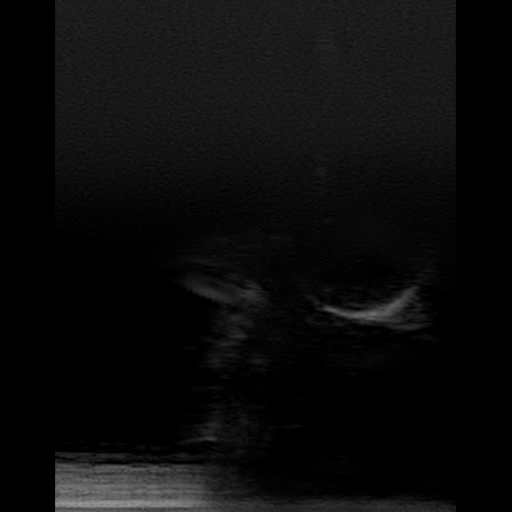
#> input picture Guidewire_segmentation/guide_wire_0019_ultrasound.png, 512 x 512 px, given as the content of the folder :/Users/Mimi/Documents/aigt/DeepLearnLive/Datasets/Unet data, which was not available
$ python getCSV.py
#> lines starting #> are read from the running program, lines starting #| are printed output that depends on the picture
import os, sys
import pandas as pd
import numpy as np
from PIL import Image

path = r'C:\Users\Mimi\Documents\aigt\DeepLearnLive\Datasets\Unet data'
fileList = os.listdir(path)

for item in fileList:
        location = os.path.join(path,item, 'Ultrasound')
        dirs = os.listdir(location)

        ult = []
        seg = []
        emp = []

        for file in dirs:
                if 'ultrasound' in file:
                        ult.append(file)
                        imgPath = os.path.join(location, file)
                        image = Image.open(imgPath)
#> image is the input picture: PIL image 512x512 L; min 0, max 153, mean 11.5
                        data = np.asarray_chkfinite(image)
                        cropped = data[100:400, 0:450]
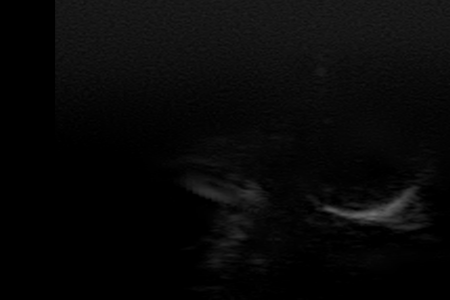
#> cropped: shape (300, 450); min 0, max 109, mean 8.2
                        if np.mean(cropped) <= 9:
                                emp.append(0)
                        else:
                                emp.append(1)
                else:
                        seg.append(file)


        data = {'FileName': ult,
                'Guidewire_Segmentation': seg}

#> (the run stopped early here; a loop or call above may not have finished)

$ run again, on Guidewire_segmentation/guide_wire_0063_ultrasound.png
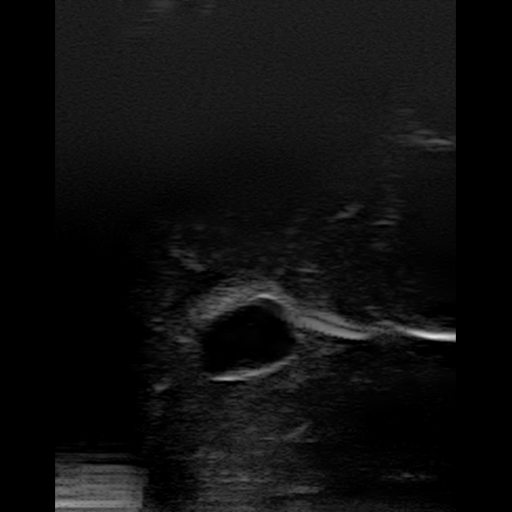
#> input picture Guidewire_segmentation/guide_wire_0063_ultrasound.png, 512 x 512 px, given as the content of the folder :/Users/Mimi/Documents/aigt/DeepLearnLive/Datasets/Unet data, which was not available
#> image is the input picture: PIL image 512x512 L; min 0, max 226, mean 14.9
#> `cropped = data[100:400, 0:450]`:
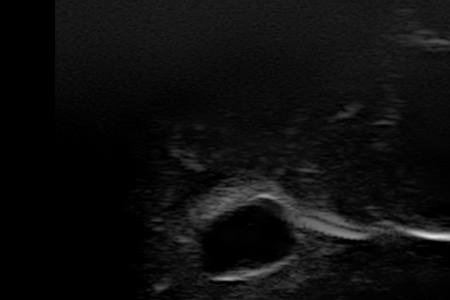
#> cropped: shape (300, 450); min 0, max 226, mean 14.1

$ run again, on Guidewire_segmentation/guide_wire_0076_ultrasound.png
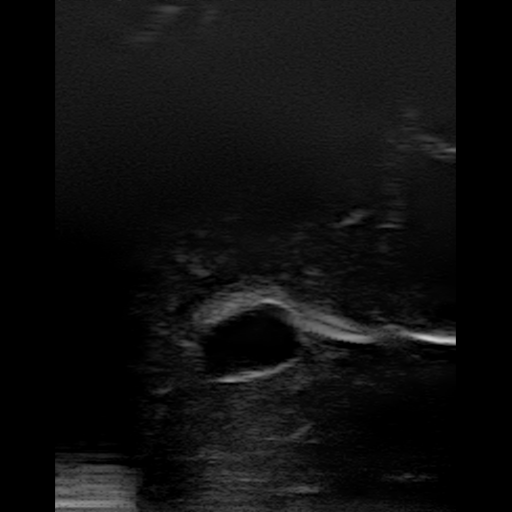
#> input picture Guidewire_segmentation/guide_wire_0076_ultrasound.png, 512 x 512 px, given as the content of the folder :/Users/Mimi/Documents/aigt/DeepLearnLive/Datasets/Unet data, which was not available
#> image is the input picture: PIL image 512x512 L; min 0, max 207, mean 15.1
#> `cropped = data[100:400, 0:450]`:
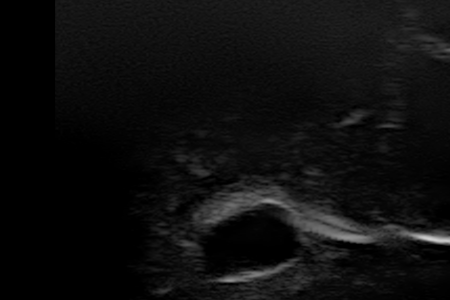
#> cropped: shape (300, 450); min 0, max 207, mean 14.4
